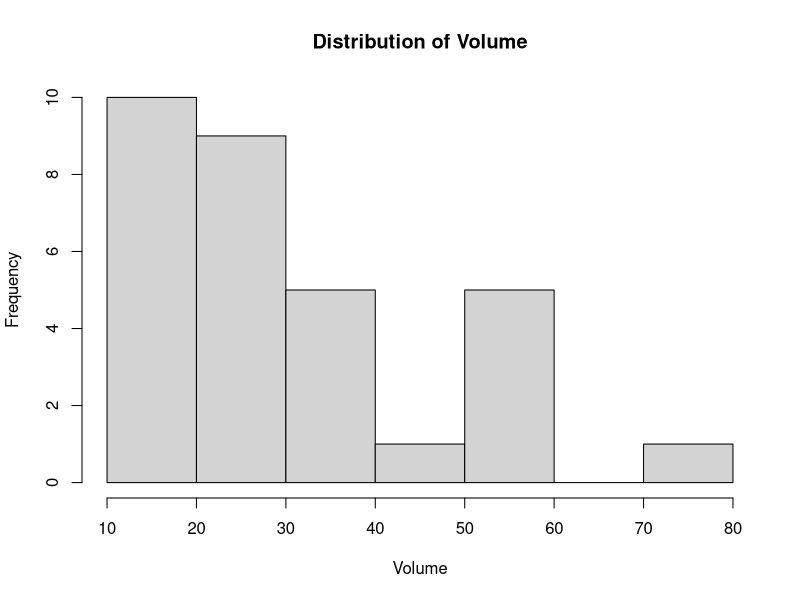
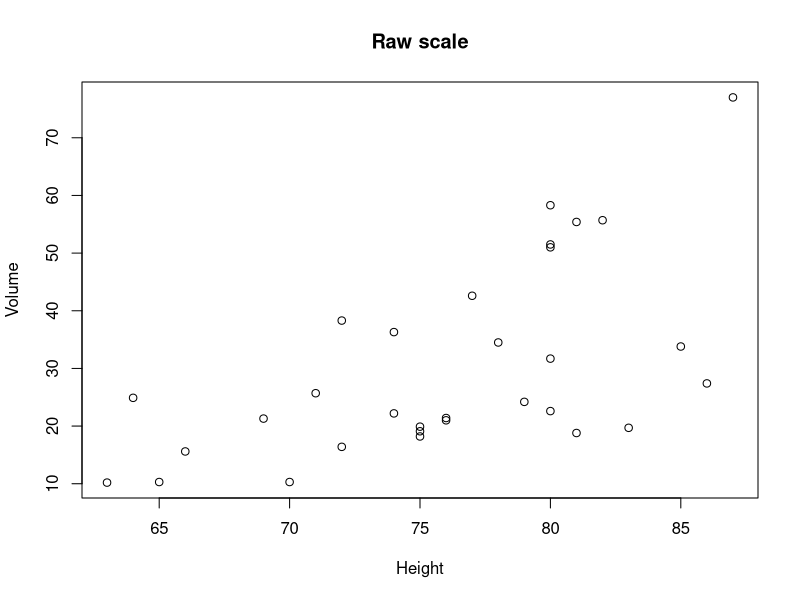

These charts were generated, in order, by the following R code:
## ---- chunk 1
knitr::opts_chunk$set(echo = TRUE, eval = FALSE)
## ---- chunk 2
    library(tidyverse)
## ---- chunk 3
    data("trees")
    view(trees)
    ?trees
## ---- chunk 4
summary(trees)
## ---- chunk 5
hist(trees$Volume, main = "Distribution of Volume", xlab = "Volume")
## ---- chunk 6
plot(Volume ~ Height, data = trees,
     main = "Raw scale",
     xlab = "Height", 
     ylab = "Volume")
